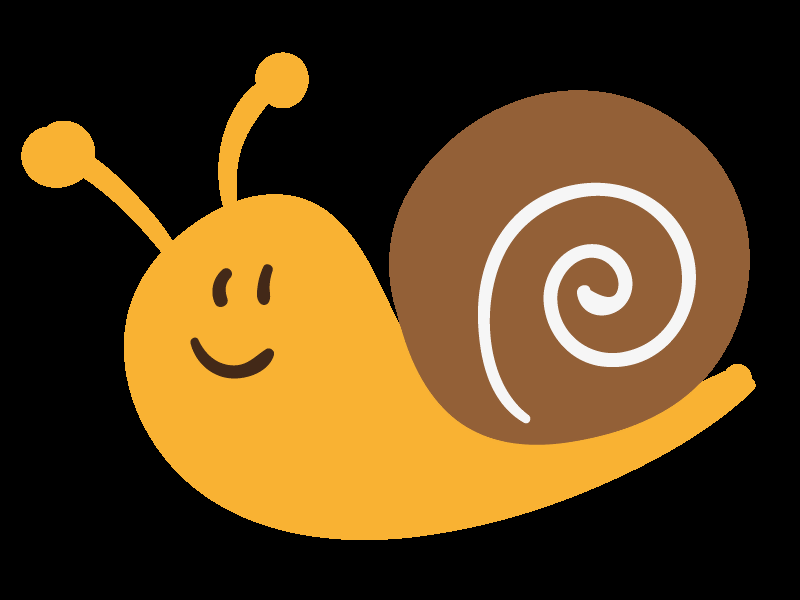
#> input picture wn.png, 800 x 600 px
$ python Chapter_3_8.py   (older library calls are emulated)
#> lines starting #> are read from the running program, lines starting #| are printed output that depends on the picture; after the words box and inside, x2 and y2 are one past the last pixel; in counts of white or black regions, pixels touching at a corner belong together
import cv2
import numpy as np

'''
img = np.zeros((200, 200), dtype=np.uint8)
img[50:150, 50:150] = 255

ret, thresh = cv2.threshold(img, 127, 255, 0)
image, contours, hierarchy = cv2.findContours(thresh, cv2.RETR_TREE, cv2.CHAIN_APPROX_SIMPLE)
color = cv2.cvtColor(img, cv2.COLOR_GRAY2BGR)
img = cv2.drawContours(color, contours, -1, (0, 255, 0), 2)
cv2.imshow('contours', color)
cv2.waitKey()
cv2.destroyAllWindows()

'''

img = cv2.pyrDown(cv2.imread('wn.png', cv2.IMREAD_UNCHANGED))
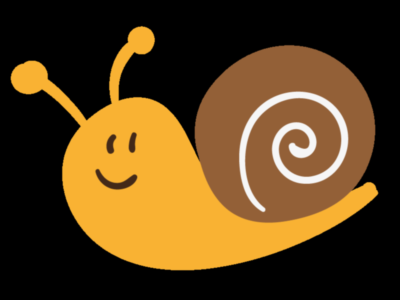
#> img: shape (300, 400, 4); mean B, G, R, A 28, 64.8, 90.6, 112.3

ret, thresh = cv2.threshold(cv2.cvtColor(img.copy(), cv2.COLOR_BGR2GRAY), 127, 255, cv2.THRESH_BINARY)
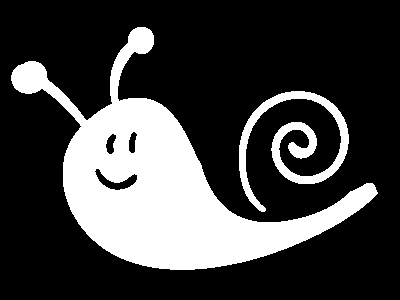
#> thresh: shape (300, 400); 25.6% white; 2 white regions
image, contours, hier = cv2.findContours(thresh, cv2.RETR_EXTERNAL, cv2.CHAIN_APPROX_SIMPLE)
#> contours = 2 contours; box (x1, y1, x2, y2) and area: (11, 27, 378, 270) 27302, (239, 91, 349, 212) 3024

'''
for c in contours:
    # find bounding box coordinates
    x, y, w, h = cv2.boundingRect(c)
    cv2.rectangle(img, (x, y), (x+w, y+h), (255, 255, 0), 3)

    # find minimum area
    rect = cv2.minAreaRect(c)
    box = cv2.boxPoints(rect)  # calculate coordinates of the minimum area rectangle
    box = np.int0(box)  # normalize coordinates to integers
    cv2.drawContours(img, [box], -1, (0, 255, 255), 2)  # draw contours

    # calculate center and radius of minimum enclosing circle
    (x, y), radius = cv2.minEnclosingCircle(c)
    center = (int(x), int(y))  # cast to integers
    radius = int(radius)
    img = cv2.circle(img, center, radius, (255, 0, 255), 2)  # draw the circle

cv2.drawContours(img, contours, -1, (0, 0, 255), 1)
cv2.imshow('contours', img)
cv2.waitKey()
cv2.destroyAllWindows()

'''

for cnt in contours:
    epsilon = 0.01 * cv2.arcLength(cnt, True)
    approx = cv2.approxPolyDP(cnt, epsilon, True)
    hull = cv2.convexHull(cnt)
    cv2.drawContours(img, [cnt], -1, (0, 0, 255), 2)
    cv2.drawContours(img, [approx], -1, (0, 255, 0), 2)
    cv2.drawContours(img, [hull], -1, (255, 0, 0), 2)
#> this loop made 2 passes
#> epsilon on passes 1 to 2: 9.17, 12.69
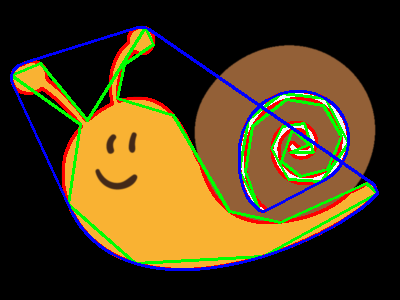
#> img: shape (300, 400, 4); 10.42% of pixels changed, all inside (x1, y1, x2, y2) = (10, 26, 379, 271)

cv2.imshow("hull", img)
cv2.waitKey()
cv2.destroyAllWindows()
